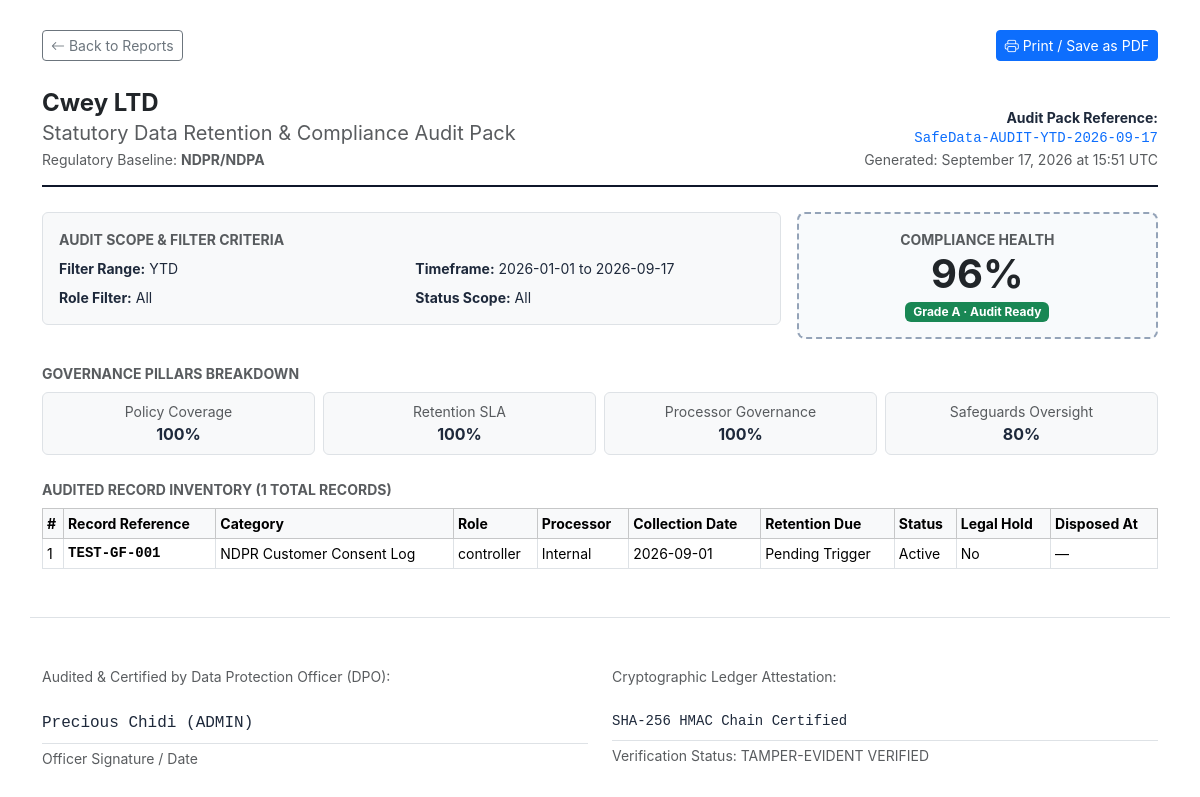
Page /reports/print (signed in) on the committed database.
### app/models.py (models this page shows)
class DataRecord(Base):
    __tablename__ = "data_records"
    id = Column(Integer, primary_key=True, autoincrement=True)
    organization_id = Column(Integer, ForeignKey("organizations.id", ondelete="CASCADE"), default=1, nullable=False)
    category_id = Column(Integer, ForeignKey("data_categories.id"), nullable=False)
    retention_rule_id = Column(Integer, ForeignKey("category_retention_rules.id", ondelete="SET NULL"), nullable=True)
    original_category_id = Column(Integer, ForeignKey("data_categories.id", ondelete="SET NULL"), nullable=True)
    record_reference = Column(String(255), nullable=False)
    data_subject_type = Column(String(100), nullable=True)
    processor_name = Column(String(255), nullable=True)
    processor_sync_status = Column(String(50), default="synced", nullable=True)
    collection_date = Column(Date, default=func.current_date(), nullable=False)
    retention_end_date = Column(Date, nullable=True)
    status = Column(Enum("active", "due_review", "disposal_requested", "legal_hold", "disposed"), default="active", nullable=False)
    created_by_owner = Column(Boolean, default=False, nullable=False)
    consent_withdrawn_at = Column(DateTime, nullable=True)
    consent_withdrawn_by = Column(Integer, ForeignKey("users.id", ondelete="SET NULL"), nullable=True)
    category_reassigned_at = Column(DateTime, nullable=True)
    category_reassigned_by = Column(Integer, ForeignKey("users.id", ondelete="SET NULL"), nullable=True)
    disposal_requested_at = Column(DateTime, nullable=True)
    disposal_requested_by = Column(Integer, ForeignKey("users.id", ondelete="SET NULL"), nullable=True)
    review_flagged_at = Column(DateTime, nullable=True)
    escalation_sent_at = Column(DateTime, nullable=True)
    legal_hold = Column(Boolean, default=False, nullable=False)
    legal_hold_reason = Column(Text, nullable=True)
    legal_hold_by = Column(Integer, ForeignKey("users.id", ondelete="SET NULL"), nullable=True)
    legal_hold_at = Column(DateTime, nullable=True)
    legal_hold_lifted_at = Column(DateTime, nullable=True)
    disposed_at = Column(DateTime, nullable=True)
    disposed_by = Column(Integer, ForeignKey("users.id", ondelete="SET NULL"), nullable=True)
    notes = Column(Text, nullable=True)
    created_by = Column(Integer, ForeignKey("users.id", ondelete="SET NULL"), nullable=True)
    created_at = Column(DateTime, default=func.now(), nullable=False)
    updated_at = Column(DateTime, default=func.now(), onupdate=func.now(), nullable=False)
    deleted_at = Column(DateTime, nullable=True)
    category = relationship("DataCategory", foreign_keys=[category_id])
    rule = relationship("CategoryRetentionRule")
    organization = relationship("Organization")
    attachments = relationship("Attachment", back_populates="record", cascade="all, delete-orphan")

class DataCategory(Base):
    __tablename__ = "data_categories"
    id = Column(Integer, primary_key=True, autoincrement=True)
    organization_id = Column(Integer, ForeignKey("organizations.id", ondelete="CASCADE"), default=1, nullable=False)
    name = Column(String(255), nullable=False)
    description = Column(Text, nullable=True)
    retention_reason = Column(Text, nullable=True)
    compliance_framework = Column(String(50), default="GDPR", nullable=False)
    legal_basis = Column(Enum("legal_obligation", "contract", "consent", "legitimate_interest", "vital_interest", "public_task"), default="legitimate_interest", nullable=False)
    retention_period_days = Column(Integer, default=0, nullable=False)
    retention_period_label = Column(String(100), default="1 year", nullable=False)
    disposal_method = Column(Enum("delete", "anonymise", "archive"), default="delete", nullable=False)
    disposal_trigger = Column(Enum("date_based", "consent_withdrawal", "account_closure"), default="date_based", nullable=False)
    data_classification = Column(Enum("standard", "confidential", "financial_aml", "special_category", "children"), default="standard", nullable=False)
    approval_type = Column(Enum("auto_disposal", "single_approval", "dual_approval"), default="single_approval", nullable=False)
    requires_dual_approval = Column(Boolean, default=False, nullable=False)
    owner_id = Column(Integer, ForeignKey("users.id", ondelete="SET NULL"), nullable=True)
    review_frequency = Column(Enum("monthly", "quarterly", "annually"), default="quarterly", nullable=False)
    processing_role = Column(Enum("controller", "processor", "joint_controller"), default="controller", nullable=False)
    processor_name = Column(String(255), nullable=True)
    processor_contact = Column(String(255), nullable=True)
    dpa_reference = Column(String(255), nullable=True)
    processor_retention_status = Column(String(50), default="compliant", nullable=True)
    source = Column(Enum("seeded", "custom"), default="custom", nullable=False)
    is_active = Column(Boolean, default=True, nullable=False)
    created_at = Column(DateTime, default=func.now(), nullable=False)
    updated_at = Column(DateTime, default=func.now(), onupdate=func.now(), nullable=False)
    deleted_at = Column(DateTime, nullable=True)
    owner = relationship("User", foreign_keys=[owner_id])
    organization = relationship("Organization")

### app/routes/app_pages.py (the view)
@router.get("/reports/print", response_class=HTMLResponse)
def print_reports(
    request: Request,
    range: str = "ytd",
    start_date: str = "",
    end_date: str = "",
    category_id: int = 0,
    role_filter: str = "all",
    status: str = "all",
    db: Session = Depends(get_db)
):
    session = get_session(request)
    if not session or "user_id" not in session:
        return RedirectResponse(url="/login", status_code=303)
    if session["role"] not in ("admin", "dpo"):
        raise HTTPException(status_code=403, detail="Access denied")
    from datetime import date as _date, timedelta
    from app.engine import compliance_scorecard_details
    org_id = session["org_id"]
    labels = get_country_regulation_labels(session.get("country", "OTHER"))
    today = _date.today()
    start_d = None
    end_d = today
    if range == "30d":
        start_d = today - timedelta(days=30)
    elif range == "90d":
        start_d = today - timedelta(days=90)
    elif range == "ytd":
        start_d = _date(today.year, 1, 1)
    elif range == "1y":
        start_d = today - timedelta(days=365)
    elif range == "custom":
        if start_date:
            try:
                start_d = datetime.strptime(start_date, "%Y-%m-%d").date()
            except ValueError:
                start_d = None
        if end_date:
            try:
                end_d = datetime.strptime(end_date, "%Y-%m-%d").date()
            except ValueError:
                end_d = today
    q = db.query(DataRecord).filter(
        DataRecord.organization_id == org_id,
        DataRecord.deleted_at == None
    )
    if category_id > 0:
        q = q.filter(DataRecord.category_id == category_id)
    if status != "all" and status:
        q = q.filter(DataRecord.status == status)
    if start_d:
        q = q.filter(DataRecord.collection_date >= start_d)
    if end_d:
        q = q.filter(DataRecord.collection_date <= end_d)
    if role_filter == "processor":
        q = q.filter(DataRecord.processor_name != None, DataRecord.processor_name != "")
    elif role_filter == "controller":
        q = q.filter(or_(DataRecord.processor_name == None, DataRecord.processor_name == ""))
    records = q.order_by(DataRecord.collection_date.desc()).all()
    scorecard = compliance_scorecard_details(db, org_id)
    log_audit(db, org_id, "report_printed", "report", None, session["user_id"], {
        "range": range,
        "count": len(records)
    }, request.client.host if request.client else None)
    return templates.TemplateResponse(request=request, name="reports_print.html", context=_ctx(session, labels, {
        "page_title": f"Compliance Audit Report — {session['org_name']}",
        "scorecard": scorecard,
        "records": records,
        "generated_at": datetime.now(timezone.utc).strftime("%B %d, %Y at %H:%M UTC"),
        "filter_range": range,
        "filter_start_date": start_d.isoformat() if start_d else "Inception",
        "filter_end_date": end_d.isoformat() if end_d else today.isoformat(),
        "filter_role": role_filter,
        "filter_status": status,
    }))

### app/templates/reports_print.html (shortened to what this page needs)
<!DOCTYPE html>
<html lang="en">
<head>
  <link href="https://cdn.jsdelivr.net/npm/bootstrap@5.3.3/dist/css/bootstrap.min.css" rel="stylesheet">
  <link rel="stylesheet" href="https://cdn.jsdelivr.net/npm/bootstrap-icons@1.11.3/font/bootstrap-icons.min.css">
</head>
<body>
<div class="container-fluid">
  <div class="d-flex justify-content-between align-items-center mb-4 no-print">
    <a href="/reports" class="btn btn-outline-secondary btn-sm"><i class="bi bi-arrow-left"></i> Back to Reports</a>
    <button onclick="window.print()" class="btn btn-primary btn-sm"><i class="bi bi-printer"></i> Print / Save as PDF</button>
  </div>
  <div class="report-header d-flex justify-content-between align-items-end">
    <div>
      <div class="fs-4 fw-bold text-dark">{{ org_name }}</div>
      <div class="h5 fw-normal text-muted mb-0">Statutory Data Retention & Compliance Audit Pack</div>
      <div class="small text-muted mt-1">Regulatory Baseline: <strong>{{ law_label }}</strong></div>
    </div>
    <div class="text-end">
      <div class="small fw-bold">Audit Pack Reference:</div>
      <div class="font-monospace small text-primary">SafeData-AUDIT-{{ filter_range | upper }}-{{ filter_end_date }}</div>
      <div class="small text-muted">Generated: {{ generated_at }}</div>
    </div>
  </div>
  <div class="row g-3 mb-4">
    <div class="col-md-8">
      <div class="p-3 bg-light border rounded">
        <div class="fw-bold small text-uppercase text-muted mb-2">Audit Scope & Filter Criteria</div>
        <div class="row small g-2">
          <div class="col-6"><strong>Filter Range:</strong> {{ filter_range | upper }}</div>
          <div class="col-6"><strong>Timeframe:</strong> {{ filter_start_date }} to {{ filter_end_date }}</div>
          <div class="col-6"><strong>Role Filter:</strong> {{ filter_role | title }}</div>
          <div class="col-6"><strong>Status Scope:</strong> {{ filter_status | replace('_', ' ') | title }}</div>
        </div>
      </div>
    </div>
    <div class="col-md-4">
      <div class="seal-box text-center">
        <div class="small text-muted fw-bold text-uppercase">Compliance Health</div>
        <div class="display-6 fw-bold text-dark">{{ scorecard.overall_score }}%</div>
        <div class="badge bg-success">Grade {{ scorecard.grade }} · {{ scorecard.status_label }}</div>
      </div>
    </div>
  </div>
  <div class="mb-4">
    <div class="fw-bold small text-uppercase text-muted mb-2">Governance Pillars Breakdown</div>
    <div class="row g-2 text-center small">
      <div class="col">
        <div class="p-2 border rounded bg-light">
          <div class="text-muted">Policy Coverage</div>
          <div class="fw-bold fs-6">{{ scorecard.pillars.policy_coverage.score }}%</div>
        </div>
      </div>
      <div class="col">
        <div class="p-2 border rounded bg-light">
          <div class="text-muted">Retention SLA</div>
          <div class="fw-bold fs-6">{{ scorecard.pillars.retention_sla.score }}%</div>
        </div>
      </div>
      <div class="col">
        <div class="p-2 border rounded bg-light">
          <div class="text-muted">Processor Governance</div>
          <div class="fw-bold fs-6">{{ scorecard.pillars.processor_governance.score }}%</div>
        </div>
      </div>
      <div class="col">
        <div class="p-2 border rounded bg-light">
          <div class="text-muted">Safeguards Oversight</div>
          <div class="fw-bold fs-6">{{ scorecard.pillars.safeguards_oversight.score }}%</div>
        </div>
      </div>
    </div>
  </div>
  <div class="mb-4">
    <div class="d-flex justify-content-between align-items-center mb-2">
      <span class="fw-bold small text-uppercase text-muted">Audited Record Inventory ({{ records | length }} Total Records)</span>
    </div>
    <table class="table table-sm table-bordered small">
      <thead class="table-light">
        <tr>
          <th>#</th>
          <th>Record Reference</th>
          <th>Category</th>
          <th>Role</th>
          <th>Processor</th>
          <th>Collection Date</th>
          <th>Retention Due</th>
          <th>Status</th>
          <th>Legal Hold</th>
          <th>Disposed At</th>
        </tr>
      </thead>
      <tbody>
        {% for r in records %}
          <tr>
            <td>{{ loop.index }}</td>
            <td class="font-monospace fw-bold">{{ r.record_reference }}</td>
            <td>{{ r.category.name if r.category else 'Unassigned' }}</td>
            <td>{{ r.category.processing_role if r.category else 'controller' }}</td>
            <td>{{ r.processor_name or (r.category.processor_name if r.category else '') or 'Internal' }}</td>
            <td>{{ r.collection_date }}</td>
            <td>{{ r.retention_end_date or 'Pending Trigger' }}</td>
            <td>{{ r.status | replace('_', ' ') | title }}</td>
            <td>{{ 'Yes' if r.legal_hold else 'No' }}</td>
            <td>{{ r.disposed_at.strftime('%Y-%m-%d %H:%M') if r.disposed_at else '—' }}</td>
          </tr>
        {% endfor %}
      </tbody>
    </table>
  </div>
  <div class="row mt-5 pt-4 border-top g-4">
    <div class="col-6">
      <div class="small text-muted mb-4">Audited & Certified by Data Protection Officer (DPO):</div>
      <div class="border-bottom pb-2 font-monospace">{{ user_name }} ({{ user_role | upper }})</div>
      <div class="small text-muted mt-1">Officer Signature / Date</div>
    </div>
    <div class="col-6">
      <div class="small text-muted mb-4">Cryptographic Ledger Attestation:</div>
      <div class="border-bottom pb-2 font-monospace text-truncate small">SHA-256 HMAC Chain Certified</div>
      <div class="small text-muted mt-1">Verification Status: TAMPER-EVIDENT VERIFIED</div>
    </div>
  </div>
</div>
</body>
</html>

### app/templates/reports_print.html (style rules this page uses)
body { background: #ffffff; color: #1e293b; font-family: -apple-system, BlinkMacSystemFont, "Segoe UI", Roboto, "Helvetica Neue", Arial, sans-serif; padding: 30px; }
.report-header { border-bottom: 2px solid #0f172a; padding-bottom: 15px; margin-bottom: 25px; }
.seal-box { border: 2px dashed #94a3b8; padding: 15px; border-radius: 8px; background: #f8fafc; }

### rows in the picture
DataRecord: record_reference "TEST-GF-001", category "NDPR Customer Consent Log", category "controller", processor_name.processor_name "Internal", collection_date "2026-09-01", retention_end_date "Pending Trigger", status "Active", legal_hold "No", disposed_at "—"

### other values in the picture
{{ org_name }} "Cwey LTD"
{{ law_label }} "NDPR/NDPA"
{{ filter_range | upper }} "YTD"
{{ filter_end_date }} "2026-09-17"
{{ generated_at }} "September 17, 2026 at 15:51 UTC"
{{ filter_start_date }} "2026-01-01"
{{ filter_role | title }} "All"
{{ filter_status | replace('_', ' ') | title }} "All"
{{ scorecard.overall_score }} "96"
{{ scorecard.grade }} "A"
{{ scorecard.status_label }} "Audit Ready"
{{ scorecard.pillars.policy_coverage.score }} "100"
{{ scorecard.pillars.retention_sla.score }} "100"
{{ scorecard.pillars.processor_governance.score }} "100"
{{ scorecard.pillars.safeguards_oversight.score }} "80"
